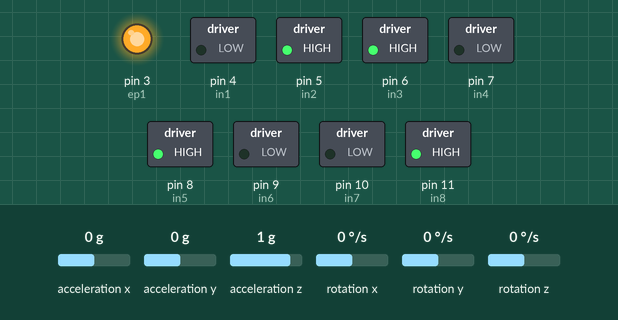
A sketch run on a simulated Arduino Uno, built with avr-gcc and run on an emulated ATmega328P. On the bench: switched loads named in the sketch (green lamp = pin HIGH), output pins drawn as LEDs (lit = HIGH). The test bench sets the inputs (shaded band); at power-on: rotation z 0 °/s, acceleration x 0 g, acceleration y 0 g, acceleration z 1 g, rotation x 0 °/s, rotation y 0 °/s.

Above: at 2.8 s.
2.9 s: rotation z set to -192 °/s
At 4.0 s:
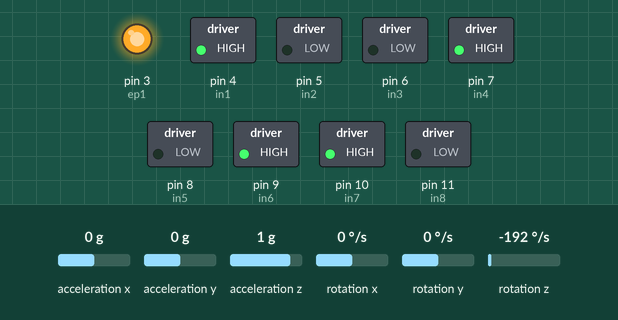
4.6 s: rotation z set to 100 °/s
At 7.43 s:
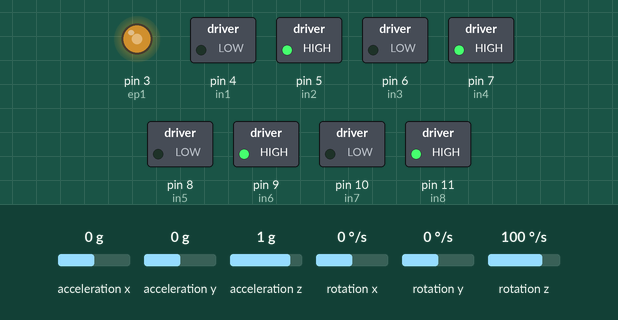
7.6 s: rotation z set to -100 °/s
At 8.8 s:
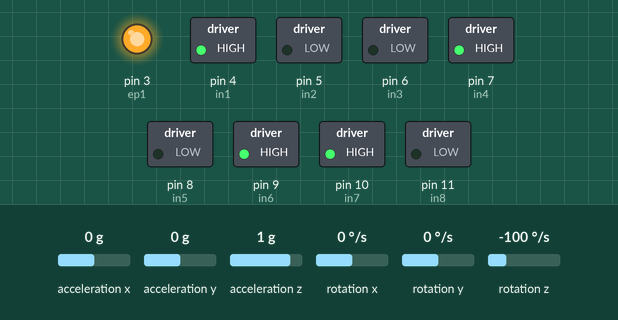
9.3 s: rotation z set to 192 °/s
At 10.7 s:
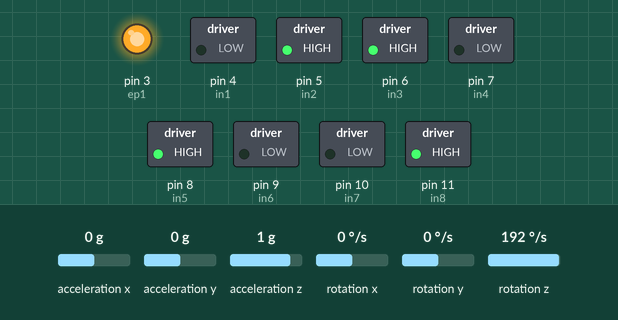
Timing chart, 0 to 12.3 s (numbered marks = the images above; inputs shaded):
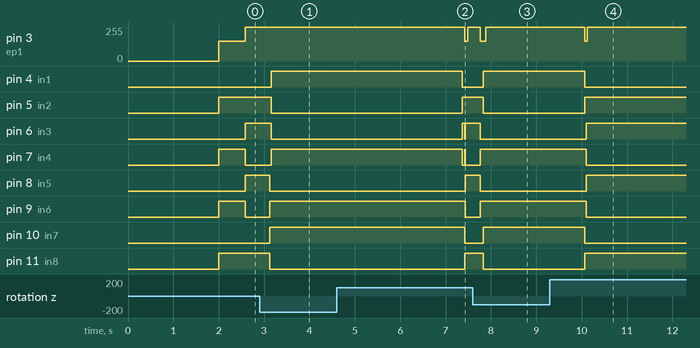

Measured:
- after the input at 2.9 s, pin 4 (in1), pin 7 (in4): LOW → HIGH after 0.26 s; pin 5 (in2), pin 6 (in3): HIGH → LOW after 0.26 s; pin 8 (in5), pin 11 (in8): HIGH → LOW after 0.23 s; pin 9 (in6), pin 10 (in7): LOW → HIGH after 0.23 s
- after the input at 4.6 s, pin 3 (ep1): 255/255 → 150/255 after 2.8 s, → 255/255 0.07 s later; pin 4 (in1): HIGH → LOW after 2.8 s
- after the input at 7.6 s, pin 3 (ep1): 255/255 → 150/255 after 0.17 s, → 255/255 0.12 s later; pin 4 (in1), pin 10 (in7): LOW → HIGH after 0.23 s; pin 5 (in2), pin 11 (in8): HIGH → LOW after 0.23 s; pin 6 (in3), pin 8 (in5): HIGH → LOW after 0.17 s; pin 7 (in4), pin 9 (in6): LOW → HIGH after 0.17 s
- after the input at 9.3 s, pin 3 (ep1): 255/255 → 150/255 after 0.77 s, → 255/255 0.06 s later; pin 4 (in1), pin 10 (in7): HIGH → LOW after 0.77 s; pin 5 (in2), pin 11 (in8): LOW → HIGH after 0.77 s; pin 6 (in3), pin 8 (in5): LOW → HIGH after 0.80 s; pin 7 (in4), pin 9 (in6): HIGH → LOW after 0.80 s

The sketch:

ROBOT.ino
```cpp
#include "Wire.h"
#include <MPU6050_light.h>

MPU6050 mpu(Wire);
unsigned long timer = 0;

int in1=4;//MOTOR 4
int in2=5;//MOTOR 4
int in3=6;//MOTOR 3
int in4=7;//MOTOR 3
int in5=8;//MOTOR 2
int in6=9;//MOTOR 2
int in7=10;//MOTOR 1
int in8=11;//MOTOR  1
int ep1 = 3;//motor1

float anglerequired = 0;
float anglecurrent = 0;
void Forward();
void Backward();
void Right();
void Left();
void Stop();
void SlideLeft();
void SlideRight();
void GoForward(int distance,int orientation ,int speed);

void setup()
{
  //Serial.begin(2000000);
  Wire.begin();

  byte status = mpu.begin();
  //Serial.print(F("MPU6050 status: "));
  //Serial.println(status);
  while(status!=0){ }

  //Serial.println(F("Calculating offsets, do not move MPU6050"));
  delay(1000);
  mpu.calcOffsets();
  //Serial.println("Sensor Init Done!\n");

  pinMode(in1, OUTPUT);
  pinMode(in2, OUTPUT);
  pinMode(in3, OUTPUT);
  pinMode(in4, OUTPUT);
  pinMode(in5, OUTPUT);
  pinMode(in6, OUTPUT);
  pinMode(in7, OUTPUT);
  pinMode(in8, OUTPUT);

  GoForward(300,0,150);
   GoForward(1,45,150);
   GoLeft(40,45,255);
  GoForward(250,45,150);
  GoForward(1,90,150);
    GoLeft(80,90,255);

  GoForward(500,90,150);
  GoForward(0,180,90);
  GoLeft(100,180,255);
  GoForward(490,180,150);
  GoForward(1,315,150);

  GoLeft(110,315,255);
  GoBk(300,315,255);
  GoForward(1000,315,255);
  GoBk(1000,315,255);
  GoForward(1000,315,255);
  GoBk(1000,315,150);
  GoForward(1000,315,255);

  GoForward(1,450,150);
  GoLeft(250,450,255);
  GoForward(900,450,150);
  GoForward(1,540,150);
  GoLeft(200,540,255);
  GoBk(150,540,150);
  GoForward(900,540,150);
  GoForward(1,630,150);
  GoLeft(200,630,255);
  GoBk(150,630,150);
  GoForward(900,630,150);


  Stop();
}

void loop() {}

void GoForward(int distance,int orientation, int speed)
{
    anglerequired = -orientation;
    for(int travel = 0;travel < distance;)
    {
      mpu.update();
      anglecurrent = mpu.getAngleZ();
      float error = (anglerequired - anglecurrent);
      float errormod = error*30;
      if(errormod < 0)errormod = -errormod;
      if(errormod > 255)errormod = 255;

      if((error < 3) && (error > -3)){Forward(); analogWrite(ep1,speed);travel++;}
      else if(error < 0){RotateRight(); analogWrite(ep1,errormod);}
      else if(error > 0){RotateLeft();analogWrite(ep1,errormod);}
    }
}
void GoBk(int distance,int orientation, int speed)
{
    anglerequired = -orientation;
    for(int travel = 0;travel < distance;)
    {
      mpu.update();
      anglecurrent = mpu.getAngleZ();
      float error = (anglerequired - anglecurrent);
      float errormod = error*30;
      if(errormod < 0)errormod = -errormod;
      if(errormod > 255)errormod = 255;

      if((error < 3) && (error > -3)){Backward(); analogWrite(ep1,speed);travel++;}
      else if(error < 0){RotateRight(); analogWrite(ep1,errormod);}
      else if(error > 0){RotateLeft();analogWrite(ep1,errormod);}
    }
}

void GoLeft(int distance,int orientation ,int speed)
{
    anglerequired = -orientation;
    for(int travel = 0;travel < distance;)
    {
      mpu.update();
      anglecurrent = mpu.getAngleZ();
      float error = (anglerequired - anglecurrent);
      float errormod = error*30;
      if(errormod < 0)errormod = -errormod;
      if(errormod > 255)errormod = 255;

      if((error < 3) && (error > -3)){SlideLeft(); analogWrite(ep1,speed);travel++;}
      else if(error < 0){RotateRight(); analogWrite(ep1,errormod);}
      else if(error > 0){RotateLeft();analogWrite(ep1,errormod);}
    }
}
void GoRight(int distance,int orientation, int speed)
{
    anglerequired = -orientation;
    for(int travel = 0;travel < distance;)
    {
      mpu.update();
      anglecurrent = mpu.getAngleZ();
      float error = (anglerequired - anglecurrent);
      float errormod = error*30;
      if(errormod < 0)errormod = -errormod;
      if(errormod > 255)errormod = 255;

      if((error < 3) && (error > -3)){SlideRight(); analogWrite(ep1,speed);travel++;}
      else if(error < 0){RotateRight(); analogWrite(ep1,errormod);}
      else if(error > 0){RotateLeft();analogWrite(ep1,errormod);}
    }
}

void Forward()
{
  digitalWrite(in1,LOW);
  digitalWrite(in2,HIGH);
  digitalWrite(in3,LOW);
  digitalWrite(in4,HIGH);
  digitalWrite(in5,LOW);
  digitalWrite(in6,HIGH);
  digitalWrite(in7,LOW);
  digitalWrite(in8,HIGH);
}
void Backward()
{
  digitalWrite(in1,HIGH);
  digitalWrite(in2,LOW);
  digitalWrite(in3,HIGH);
  digitalWrite(in4,LOW);
  digitalWrite(in5,HIGH);
  digitalWrite(in6,LOW);
  digitalWrite(in7,HIGH);
  digitalWrite(in8,LOW);
}
void RotateRight()
{
  digitalWrite(in1,LOW);
  digitalWrite(in2,HIGH);
  digitalWrite(in3,HIGH);
  digitalWrite(in4,LOW);
  digitalWrite(in5,HIGH);
  digitalWrite(in6,LOW);
  digitalWrite(in7,LOW);
  digitalWrite(in8,HIGH);
}
void RotateLeft()
{
  digitalWrite(in1,HIGH);
  digitalWrite(in2,LOW);
  digitalWrite(in3,LOW);
  digitalWrite(in4,HIGH);
  digitalWrite(in5,LOW);
  digitalWrite(in6,HIGH);
  digitalWrite(in7,HIGH);
  digitalWrite(in8,LOW);
}
void Stop()
{
  digitalWrite(in1,LOW);
  digitalWrite(in2,LOW);
  digitalWrite(in3,LOW);
  digitalWrite(in4,LOW);
  digitalWrite(in5,LOW);
  digitalWrite(in6,LOW);
  digitalWrite(in7,LOW);
  digitalWrite(in8,LOW);
}

void SlideLeft()
{
  digitalWrite(in1,LOW);
  digitalWrite(in2,HIGH);
  digitalWrite(in3,HIGH);
  digitalWrite(in4,LOW);
  digitalWrite(in5,LOW);
  digitalWrite(in6,HIGH);
  digitalWrite(in7,HIGH);
  digitalWrite(in8,LOW);

}
void SlideRight()
{
  digitalWrite(in1,HIGH);
  digitalWrite(in2,LOW);
  digitalWrite(in3,LOW);
  digitalWrite(in4,HIGH);
  digitalWrite(in5,HIGH);
  digitalWrite(in6,LOW);
  digitalWrite(in7,LOW);
  digitalWrite(in8,HIGH);

}
```
